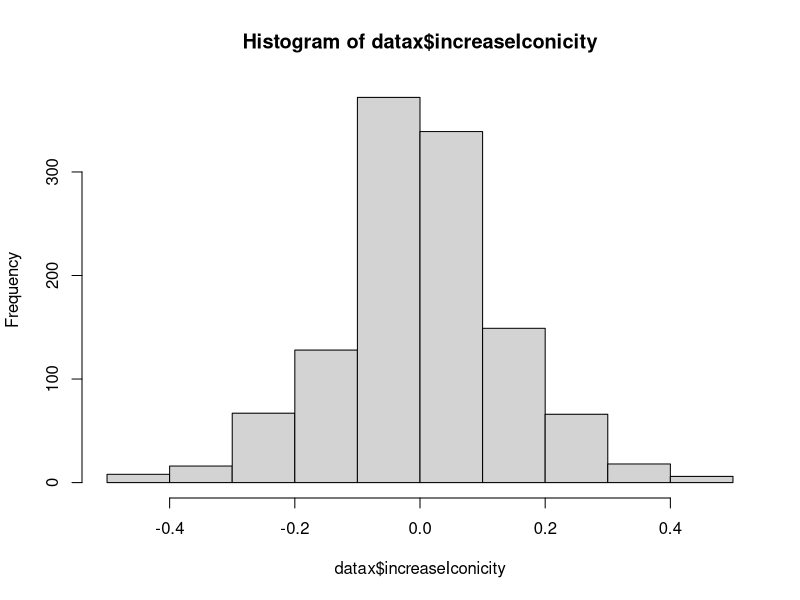
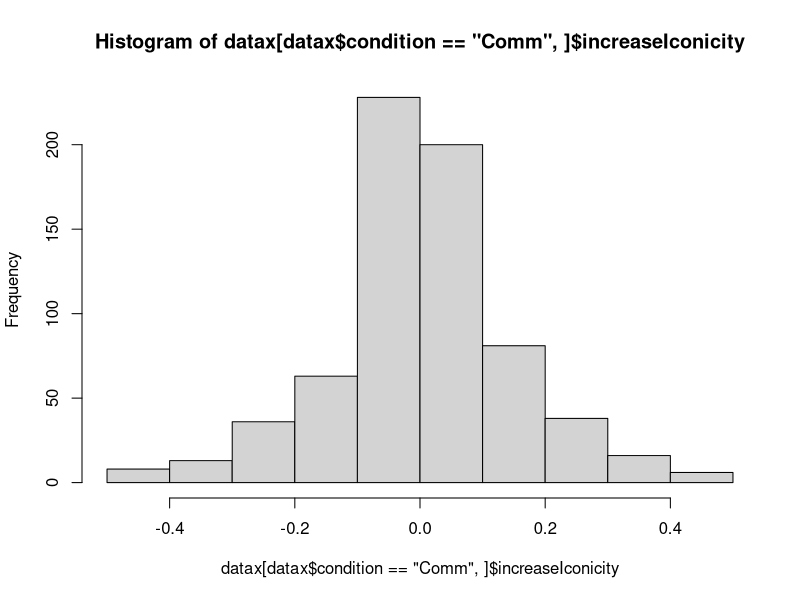
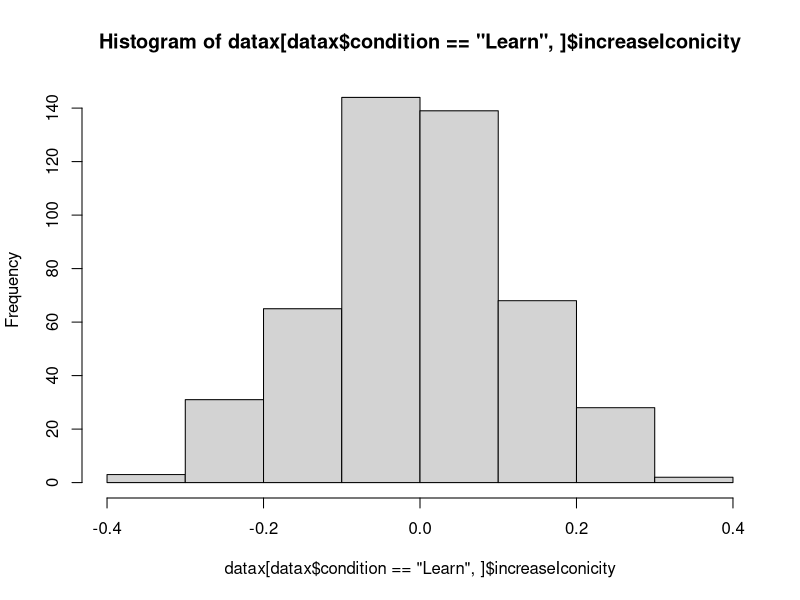

Source code (R) for these figures, in order: (Note: this script raises an error after producing the figures.)
library(gplots)
setwd("~/Documents/MPI/MonicaIconicity/SelectionAnalysis/analysis/")

datax = read.csv("../results/IncreaseInIconicity.csv", stringsAsFactors = F)
alldatx = read.csv("../results/AllTrialData.csv", stringsAsFactors = F)

hist(datax$increaseIconicity)
hist(datax[datax$condition=='Comm',]$increaseIconicity)
hist(datax[datax$condition=='Learn',]$increaseIconicity)


comm.innovation.iconicity.dist = datax[datax$condition=='Comm' & datax$Human,]$increaseIconicity
learn.innovation.iconicity.dist = datax[datax$condition=='Learn' & datax$Human,]$increaseIconicity

wilcox.test(comm.innovation.iconicity.dist)
wilcox.test(learn.innovation.iconicity.dist)

symmetry.test(comm.innovation.iconicity.dist)
symmetry.test(learn.innovation.iconicity.dist)


dens.comm = density(datax[datax$condition=='Comm' & datax$Human,]$increaseIconicity, adjust=1)
dens.learn = density(datax[datax$condition=='Learn' & datax$Human,]$increaseIconicity,adjust=1)

plot(dens.comm, main='', xlab='Change in iconicity')
lines(dens.learn, col=2)
abline(v=0)

pdf(file='../results/graphs/IncreaseIconcity_ConditionByMeaningIsSpiky.pdf')
plotmeans(increaseIconicity ~ paste(condition,isSpikyMeaning), data=datax, connect=list(1:2,3:4))
dev.off()

pdf(file='../results/graphs/IncreaseIconcity_andSystematicity_ConditionByWordInFinalLanguage.pdf', width=10, height=4)
par(mfrow=c(1,2))
plotmeans(increaseIconicity ~ paste(condition,inFinalLang), data=datax[datax$Human,], connect = list(1:2,3:4),xlab='', ylab="Increase", legends = c("Rejected","Survived","Rejected","Survived"))
title(main="Iconicity")
axis(1,at=c(1.5,3.5),c("Communication","Learning"),line=1, tick=F)
abline(h=0)
plotmeans(systematicity.increase ~ paste(condition, inFinalLang), data = datax[datax$Human,], connect = list(1:2,3:4), xlab='', ylab="Increase",, legends = c("Rejected","Survived","Rejected","Survived"))
title(main="Systematicity")
axis(1,at=c(1.5,3.5),c("Communication","Learning"),line=1, tick=F)
abline(h=0)
dev.off()



plotmeans(correctGuess~gen,alldatx[alldatx$condition=='Learn' & !alldatx$Human,])
plotmeans(correctGuess~gen,alldatx[alldatx$condition=='Comm',],add=T,col=2,barcol=2)

ctrl = glmerControl(optCtrl = list(maxfun=50000))

m0 = glmer(correctGuess ~ 1 + (1|chain) + (1|target.meaning), data=alldatx[alldatx$condition=='Comm' | (!alldatx$Human),], family = binomial, control= ctrl)
m1 = glmer(correctGuess ~ condition + (1|chain) + (1|target.meaning), data=alldatx[alldatx$condition=='Comm' | (!alldatx$Human),], family = binomial, control= ctrl)
anova(m0,m1)



plotmeans(correctGuess~gen,alldatx[alldatx$condition=='Learn' & alldatx$trial.nr >102 & !alldatx$Human,])
plotmeans(correctGuess~gen,alldatx[alldatx$condition=='Comm' & alldatx$trial.nr >102,],add=T,col=2,barcol=2)


plotmeans(correctSpikiness~gen,alldatx[alldatx$condition=='Comm',])
plotmeans(correctSpikiness~gen,alldatx[alldatx$condition=='Learn',],add=T,col=2,barcol=2)


###########

library(ggplot2)
p <- ggplot(datax, aes(factor(condition):factor(inFinalLang), increaseIconicity, fill=condition))
p + geom_violin() + stat_summary(fun.y=mean, geom="point", size=4, color="red")

p + geom_violin() + geom_boxplot(width=0.1) +
  theme(text=element_text(size=20), legend.position="none") +
  scale_y_continuous(name="Score ranking")+
  scale_x_discrete(name="")+
  scale_fill_grey(start = 0.55, end=0.8)


p <- ggplot(datax, aes(factor(condition):factor(inFinalLang), systematicity.increase, fill=condition))
p + geom_violin() + stat_summary(fun.y=mean, geom="point", size=4, color="red")

p + geom_violin() + geom_boxplot(width=0.1) +
  theme(text=element_text(size=20), legend.position="none") +
  scale_y_continuous(name="Score ranking")+
  scale_x_discrete(name="")+
  scale_fill_grey(start = 0.55, end=0.8)


###########





datax$condition = factor(datax$condition, levels=c("Learn","Comm"))
summary(lm(increaseIconicity ~ round+gen + condition*inFinalLang,data=datax))




plotmeans(increaseIconicity~gen, data=datax[datax$condition=='Comm' & datax$isSpikyMeaning==T & datax$inFinalLang,])
plotmeans(increaseIconicity~gen, data=datax[datax$condition=='Comm' & datax$isSpikyMeaning==F  & datax$inFinalLang,], add=T, col=2)
abline(h=0)


plotmeans(increaseIconicity~wordCountSameMeaning ,data=datax[datax$wordCountSameMeaning<4,])
abline(h=0)

summary(lm(increaseIconicity~wordCountSameMeaning*condition, data=datax[datax$wordCountSameMeaning<4,]))


plotmeans(increaseIconicity~cut(round,4), datax[datax$condition=='Learn',], ylim=c(-0.15,0.15))
plotmeans(increaseIconicity~cut(round,4), datax[datax$condition=='Comm',], ylim=c(-0.15,0.15),add=T, col=2, barcol = 2)


plotmeans(systematicity.increase~cut(round,4), datax[datax$condition=='Learn',])
plotmeans(systematicity.increase~cut(round,4), datax[datax$condition=='Comm',],add=T, col=2, barcol = 2)

ylimx = c(-0.04,0.04)
plotmeans(increaseIconicity ~ paste(condition, correctGuess), data = datax[datax$Human & datax$condition=="Comm",], ylim=ylimx)
abline(h=0)
plotmeans(increaseIconicity ~ paste(condition, correctSpikiness), data = datax[datax$Human& datax$condition=="Comm",], ylim=ylimx)
abline(h=0)

m0 = lmer(increaseIconicity ~ 1 + (1|chain) + (1|gen), data=datax[datax$Human & datax$condition=="Comm",])

m1 = lmer(increaseIconicity ~ correctGuess + (1|chain) + (1|gen), data=datax[datax$Human & datax$condition=="Comm",])

m2 = lmer(increaseIconicity ~ correctGuess + correctSpikiness + (1|chain) + (1|gen), data=datax[datax$Human & datax$condition=="Comm",])

anova(m0,m1,m2)

summary(m2)


dens.commS = density(datax[datax$condition=='Comm',]$systematicity.increase)
dens.learnS = density(datax[datax$condition=='Learn',]$systematicity.increase)

plot(dens.commS, main='', xlab='Change in iconicity')
lines(dens.learnS, col=2)
abline(v=0)


cx = ctree(RatedSpikiness~as.factor(Cond)+as.factor(Gen) + as.factor(Shape) + as.factor(Colour) + as.factor(Border), data=finalLangs)
plot(cx)
